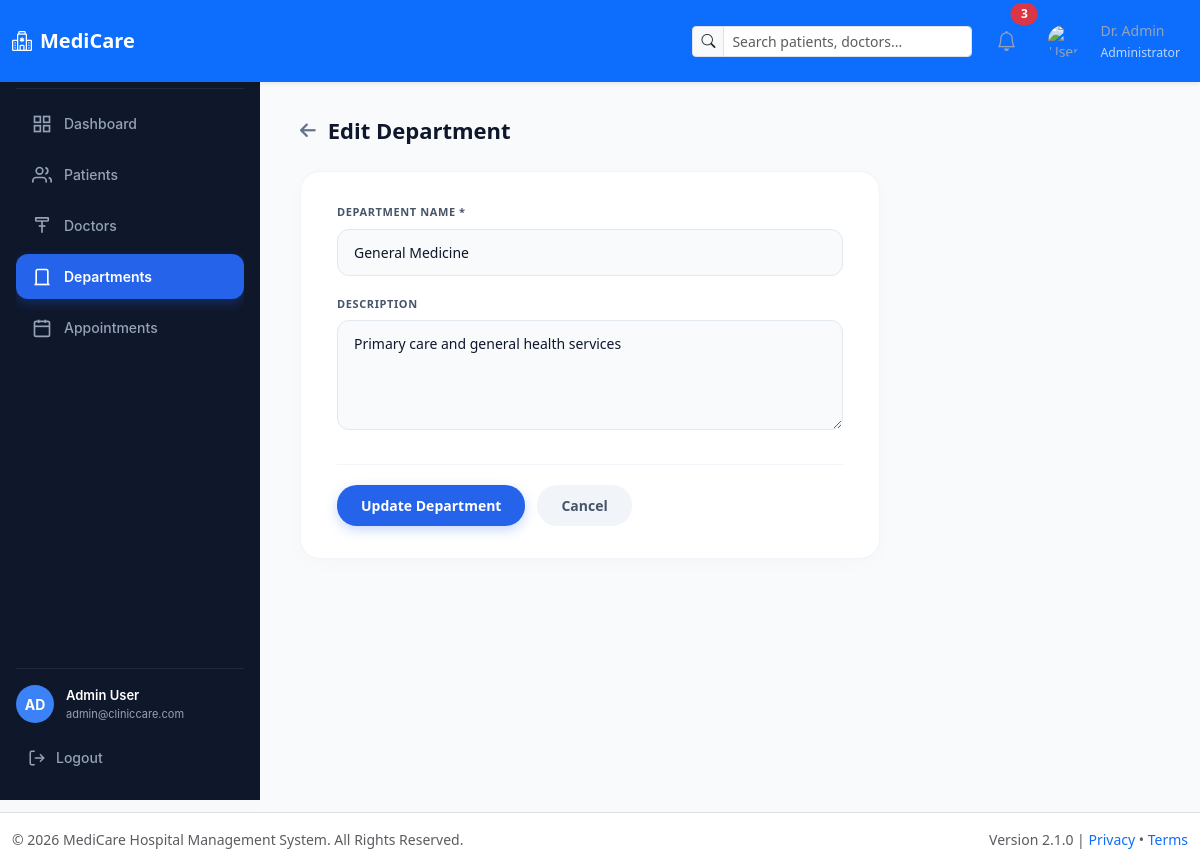
The page /modules/departments/edit.php?id=5 on the database its author committed.
### tables this page shows
CREATE TABLE departments (
    id INT AUTO_INCREMENT PRIMARY KEY,
    name VARCHAR(100) NOT NULL,
    description TEXT,
    created_at TIMESTAMP DEFAULT CURRENT_TIMESTAMP
);

### modules/departments/edit.php (the view, shortened to what this page needs)
<?php
require_once '../../config/db.php';
$id = $_GET['id'] ?? null;
try {
    $stmt = $pdo->prepare("SELECT * FROM departments WHERE id = :id");
    $stmt->execute([':id' => $id]);
    $department = $stmt->fetch(PDO::FETCH_ASSOC);
} catch (PDOException $e) {
    die("<h2 style='color:red;'>Database Error: " . $e->getMessage() . "</h2>");
}
if (file_exists('../../includes/header.php')) {
    include '../../includes/header.php';
}
include '../../includes/sidebar.php';
?>
<link rel="stylesheet" href="https://cdnjs.cloudflare.com/ajax/libs/font-awesome/6.4.0/css/all.min.css">
<div class="edit-page-container">
  <div class="page-header-title">
    <a href="index.php" class="back-link" title="Back to Departments">
      <i class="fa-solid fa-arrow-left"></i>
    </a>
    <span>Edit Department</span>
  </div>
  <div class="edit-card">
    <form action="" method="POST">
      <div style="margin-bottom: 20px;">
        <label class="form-label-custom">DEPARTMENT NAME *</label>
        <input
          type="text"
          name="name"
          class="form-control-custom"
          value="<?= htmlspecialchars($department['name']) ?>"
          placeholder="e.g. Cardiology"
          required
        >
      </div>
      <div style="margin-bottom: 10px;">
        <label class="form-label-custom">DESCRIPTION</label>
        <textarea
          name="description"
          rows="4"
          class="form-control-custom"
          placeholder="Brief description of this department and its services..."
        ><?= htmlspecialchars($department['description'] ?? '') ?></textarea>
      </div>
      <div class="form-footer">
        <button type="submit" class="btn-update">Update Department</button>
        <a href="index.php" class="btn-cancel">Cancel</a>
      </div>
    </form>
  </div>
</div>
<?php
if (file_exists('../../includes/footer.php')) {
    include '../../includes/footer.php';
}
?>

### assets/css/style.css (style rules this page uses)
:root { --primary: #1c6ea4; --primary-dark: #14507a; --primary-light: #eaf3fa; --text-dark: #1f2937; --text-muted: #6b7280; --border: #dbe3ea; --error-bg: #fdecea; --error-text: #b3261e; --error-border: #f5c6c3; --success-bg: #e6f4ea; --success-text: #1e7e34; --success-border: #b7dfc0; }
* { margin: 0; padding: 0; box-sizing: border-box; }
body { font-family: 'Segoe UI', Arial, sans-serif; min-height: 100vh; color: var(--text-dark); }

### includes/sidebar.php (style rules this page uses)
:root { --sidebar-bg: #0f172a; --sidebar-text: #94a3b8; --sidebar-active-bg: #2563eb; --sidebar-active-text: #ffffff; --sidebar-hover-bg: #1e293b; }

### modules/departments/edit.php (style rules this page uses)
.edit-page-container { margin-left: 260px; padding: 32px 40px; background-color: #f8fafc; min-height: calc(100vh - 70px); box-sizing: border-box; }
.page-header-title { font-size: 22px; font-weight: 700; color: #0f172a; margin-bottom: 24px; display: flex; align-items: center; gap: 12px; }
.back-link { color: #64748b; font-size: 18px; text-decoration: none; transition: color 0.2s; }
.edit-card { background: #ffffff; border-radius: 20px; padding: 32px 36px; width: 100%; max-width: 580px; box-shadow: 0 4px 20px rgba(0, 0, 0, 0.02); border: 1px solid #f1f5f9; }
.form-label-custom { font-size: 11px; font-weight: 700; color: #475569; text-transform: uppercase; letter-spacing: 0.6px; margin-bottom: 8px; display: block; }
.form-control-custom { width: 100%; background-color: #f8fafc; border: 1px solid #e2e8f0; border-radius: 12px; padding: 12px 16px; font-size: 14px; color: #0f172a; box-sizing: border-box; transition: all 0.2s ease; }
.form-control-custom::placeholder { color: #94a3b8; }
.form-footer { display: flex; align-items: center; gap: 12px; margin-top: 28px; padding-top: 20px; border-top: 1px solid #f1f5f9; }
.btn-update { background-color: #2563eb !important; color: #ffffff !important; padding: 10px 24px !important; border-radius: 20px !important; font-weight: 600 !important; font-size: 14px !important; border: none !important; cursor: pointer; box-shadow: 0 4px 12px rgba(37, 99, 235, 0.25); transition: all 0.2s ease; }
.btn-cancel { background-color: #f1f5f9 !important; color: #475569 !important; padding: 10px 24px !important; border-radius: 20px !important; font-weight: 600 !important; font-size: 14px !important; text-decoration: none !important; display: inline-block; transition: all 0.2s ease; }

### rows shown on the page
departments: name "General Medicine", description "Primary care and general health services"

### other values the page prints
$avatar_initials "AD"
$user_name "Admin User"
$user_email "admin@cliniccare.com"
